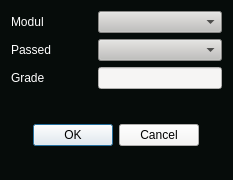
<?xml version="1.0" encoding="UTF-8"?>
<ui version="4.0">
 <class>AddGrade</class>
 <widget class="QWidget" name="AddGrade">
  <property name="geometry">
   <rect>
    <x>0</x>
    <y>0</y>
    <width>233</width>
    <height>180</height>
   </rect>
  </property>
  <property name="sizePolicy">
   <sizepolicy hsizetype="Minimum" vsizetype="Minimum">
    <horstretch>0</horstretch>
    <verstretch>0</verstretch>
   </sizepolicy>
  </property>
  <property name="minimumSize">
   <size>
    <width>233</width>
    <height>180</height>
   </size>
  </property>
  <property name="maximumSize">
   <size>
    <width>405</width>
    <height>180</height>
   </size>
  </property>
  <property name="windowTitle">
   <string>Add Grade</string>
  </property>
  <property name="styleSheet">
   <string notr="true">background-color: rgb(6, 12, 10);</string>
  </property>
  <layout class="QVBoxLayout" name="verticalLayout">
   <item>
    <layout class="QFormLayout" name="DataInput">
     <item row="0" column="0">
      <widget class="QLabel" name="label_Modul">
       <property name="styleSheet">
        <string notr="true">font: 700 11pt &quot;Graduate&quot; ;
color: rgb(255, 255, 255);</string>
       </property>
       <property name="text">
        <string>Modul</string>
       </property>
      </widget>
     </item>
     <item row="0" column="1">
      <widget class="QComboBox" name="comboBox_Modul">
       <property name="styleSheet">
        <string notr="true">background-color: rgb(192, 191, 188);</string>
       </property>
      </widget>
     </item>
     <item row="1" column="0">
      <widget class="QLabel" name="label_Passed">
       <property name="styleSheet">
        <string notr="true">font: 700 11pt &quot;Graduate&quot; ;
color: rgb(255, 255, 255);</string>
       </property>
       <property name="text">
        <string>Passed</string>
       </property>
      </widget>
     </item>
     <item row="2" column="0">
      <widget class="QLabel" name="label_Grade">
       <property name="styleSheet">
        <string notr="true">font: 700 11pt &quot;Graduate&quot; ;
color: rgb(255, 255, 255);</string>
       </property>
       <property name="text">
        <string>Grade</string>
       </property>
      </widget>
     </item>
     <item row="2" column="1">
      <widget class="QLineEdit" name="lineEdit_Grade">
       <property name="styleSheet">
        <string notr="true">background-color: rgb(246, 245, 244);</string>
       </property>
      </widget>
     </item>
     <item row="3" column="0">
      <spacer name="horizontalSpacer">
       <property name="orientation">
        <enum>Qt::Horizontal</enum>
       </property>
       <property name="sizeHint" stdset="0">
        <size>
         <width>81</width>
         <height>0</height>
        </size>
       </property>
      </spacer>
     </item>
     <item row="1" column="1">
      <widget class="QComboBox" name="comboBox_Passed">
       <property name="styleSheet">
        <string notr="true">background-color: rgb(192, 191, 188);</string>
       </property>
      </widget>
     </item>
    </layout>
   </item>
   <item alignment="Qt::AlignHCenter|Qt::AlignVCenter">
    <widget class="QDialogButtonBox" name="buttonBox">
     <property name="styleSheet">
      <string notr="true">background-color: rgb(246, 245, 244);</string>
     </property>
     <property name="standardButtons">
      <set>QDialogButtonBox::Cancel|QDialogButtonBox::Ok</set>
     </property>
    </widget>
   </item>
  </layout>
 </widget>
 <resources/>
 <connections/>
</ui>
